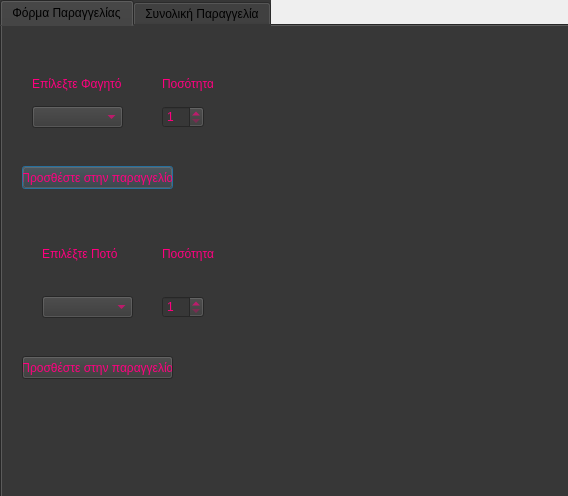
<?xml version="1.0" encoding="UTF-8"?>
<ui version="4.0">
 <class>Dialog</class>
 <widget class="QDialog" name="Dialog">
  <property name="geometry">
   <rect>
    <x>0</x>
    <y>0</y>
    <width>568</width>
    <height>496</height>
   </rect>
  </property>
  <property name="windowTitle">
   <string>Greek gyros</string>
  </property>
  <widget class="QTabWidget" name="tabWidget">
   <property name="geometry">
    <rect>
     <x>0</x>
     <y>0</y>
     <width>571</width>
     <height>501</height>
    </rect>
   </property>
   <property name="styleSheet">
    <string notr="true">background-color: rgb(55, 55, 55);</string>
   </property>
   <property name="currentIndex">
    <number>0</number>
   </property>
   <widget class="QWidget" name="tab">
    <attribute name="title">
     <string>Φόρμα Παραγγελίας</string>
    </attribute>
    <widget class="QLabel" name="label">
     <property name="geometry">
      <rect>
       <x>160</x>
       <y>50</y>
       <width>51</width>
       <height>16</height>
      </rect>
     </property>
     <property name="styleSheet">
      <string notr="true">color: rgb(255, 0, 127);</string>
     </property>
     <property name="text">
      <string>Ποσότητα</string>
     </property>
    </widget>
    <widget class="QSpinBox" name="spinBoxFood">
     <property name="geometry">
      <rect>
       <x>160</x>
       <y>80</y>
       <width>42</width>
       <height>22</height>
      </rect>
     </property>
     <property name="styleSheet">
      <string notr="true">color: rgb(255, 0, 127);</string>
     </property>
     <property name="minimum">
      <number>1</number>
     </property>
    </widget>
    <widget class="QComboBox" name="foodlist">
     <property name="geometry">
      <rect>
       <x>30</x>
       <y>80</y>
       <width>91</width>
       <height>22</height>
      </rect>
     </property>
     <property name="styleSheet">
      <string notr="true">color: rgb(255, 0, 127);</string>
     </property>
    </widget>
    <widget class="QLabel" name="label_2">
     <property name="geometry">
      <rect>
       <x>30</x>
       <y>50</y>
       <width>91</width>
       <height>16</height>
      </rect>
     </property>
     <property name="styleSheet">
      <string notr="true">color: rgb(255, 0, 127);</string>
     </property>
     <property name="text">
      <string>Επίλεξτε Φαγητό</string>
     </property>
    </widget>
    <widget class="QLabel" name="label_3">
     <property name="geometry">
      <rect>
       <x>40</x>
       <y>220</y>
       <width>81</width>
       <height>16</height>
      </rect>
     </property>
     <property name="styleSheet">
      <string notr="true">color: rgb(255, 0, 127);</string>
     </property>
     <property name="text">
      <string>Επιλέξτε Ποτό</string>
     </property>
    </widget>
    <widget class="QLabel" name="label_4">
     <property name="geometry">
      <rect>
       <x>160</x>
       <y>220</y>
       <width>61</width>
       <height>16</height>
      </rect>
     </property>
     <property name="styleSheet">
      <string notr="true">color: rgb(255, 0, 127);</string>
     </property>
     <property name="text">
      <string>Ποσότητα</string>
     </property>
    </widget>
    <widget class="QComboBox" name="drinklist">
     <property name="geometry">
      <rect>
       <x>40</x>
       <y>270</y>
       <width>91</width>
       <height>22</height>
      </rect>
     </property>
     <property name="styleSheet">
      <string notr="true">color: rgb(255, 0, 127);</string>
     </property>
    </widget>
    <widget class="QSpinBox" name="spinBoxDrink">
     <property name="geometry">
      <rect>
       <x>160</x>
       <y>270</y>
       <width>42</width>
       <height>22</height>
      </rect>
     </property>
     <property name="styleSheet">
      <string notr="true">color: rgb(255, 0, 127);</string>
     </property>
     <property name="minimum">
      <number>1</number>
     </property>
    </widget>
    <widget class="QPushButton" name="addCart">
     <property name="geometry">
      <rect>
       <x>20</x>
       <y>140</y>
       <width>151</width>
       <height>23</height>
      </rect>
     </property>
     <property name="styleSheet">
      <string notr="true">color: rgb(255, 0, 127);</string>
     </property>
     <property name="text">
      <string>Προσθέστε στην παραγγελία</string>
     </property>
    </widget>
    <widget class="QLabel" name="foodIcon">
     <property name="geometry">
      <rect>
       <x>330</x>
       <y>40</y>
       <width>150</width>
       <height>150</height>
      </rect>
     </property>
     <property name="text">
      <string/>
     </property>
    </widget>
    <widget class="QLabel" name="drinkIcon">
     <property name="geometry">
      <rect>
       <x>330</x>
       <y>200</y>
       <width>150</width>
       <height>150</height>
      </rect>
     </property>
     <property name="text">
      <string/>
     </property>
    </widget>
    <widget class="QPushButton" name="addCart2">
     <property name="geometry">
      <rect>
       <x>20</x>
       <y>330</y>
       <width>151</width>
       <height>23</height>
      </rect>
     </property>
     <property name="styleSheet">
      <string notr="true">color: rgb(255, 0, 127);</string>
     </property>
     <property name="text">
      <string>Προσθέστε στην παραγγελία</string>
     </property>
    </widget>
   </widget>
   <widget class="QWidget" name="tab_2">
    <attribute name="title">
     <string>Συνολική Παραγγελία</string>
    </attribute>
    <widget class="QFrame" name="frame">
     <property name="geometry">
      <rect>
       <x>0</x>
       <y>0</y>
       <width>351</width>
       <height>101</height>
      </rect>
     </property>
     <property name="styleSheet">
      <string notr="true">background-color: rgb(55, 55, 55);</string>
     </property>
     <property name="frameShape">
      <enum>QFrame::StyledPanel</enum>
     </property>
     <property name="frameShadow">
      <enum>QFrame::Raised</enum>
     </property>
     <widget class="QLabel" name="SinolikiTimi">
      <property name="geometry">
       <rect>
        <x>10</x>
        <y>20</y>
        <width>81</width>
        <height>16</height>
       </rect>
      </property>
      <property name="styleSheet">
       <string notr="true">color: rgb(255, 0, 127);</string>
      </property>
      <property name="text">
       <string>Συνολική Τιμή</string>
      </property>
     </widget>
     <widget class="QLabel" name="Lefta">
      <property name="geometry">
       <rect>
        <x>100</x>
        <y>20</y>
        <width>47</width>
        <height>13</height>
       </rect>
      </property>
      <property name="layoutDirection">
       <enum>Qt::LeftToRight</enum>
      </property>
      <property name="styleSheet">
       <string notr="true">color: rgb(255, 0, 127);</string>
      </property>
      <property name="text">
       <string>0</string>
      </property>
      <property name="alignment">
       <set>Qt::AlignRight|Qt::AlignTrailing|Qt::AlignVCenter</set>
      </property>
     </widget>
     <widget class="QLabel" name="eurw">
      <property name="geometry">
       <rect>
        <x>190</x>
        <y>20</y>
        <width>47</width>
        <height>13</height>
       </rect>
      </property>
      <property name="styleSheet">
       <string notr="true">color: rgb(255, 0, 127);</string>
      </property>
      <property name="text">
       <string>ευρώ</string>
      </property>
     </widget>
    </widget>
    <widget class="QTableWidget" name="table">
     <property name="geometry">
      <rect>
       <x>90</x>
       <y>180</y>
       <width>331</width>
       <height>192</height>
      </rect>
     </property>
     <property name="styleSheet">
      <string notr="true">background-color: rgb(55, 55, 55);color: rgb(255, 0, 127);</string>
     </property>
     <property name="frameShape">
      <enum>QFrame::Box</enum>
     </property>
     <property name="frameShadow">
      <enum>QFrame::Sunken</enum>
     </property>
     <column>
      <property name="text">
       <string>Παραγγελία</string>
      </property>
     </column>
     <column>
      <property name="text">
       <string>Ποσότητα</string>
      </property>
     </column>
     <column>
      <property name="text">
       <string>Τιμή Μονάδας</string>
      </property>
     </column>
    </widget>
   </widget>
  </widget>
 </widget>
 <resources/>
 <connections/>
</ui>
